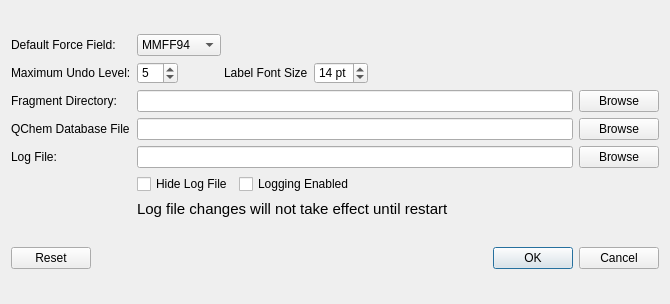
<?xml version="1.0" encoding="UTF-8"?>
<ui version="4.0">
 <class>PreferencesBrowser</class>
 <widget class="QDialog" name="PreferencesBrowser">
  <property name="geometry">
   <rect>
    <x>0</x>
    <y>0</y>
    <width>670</width>
    <height>304</height>
   </rect>
  </property>
  <property name="windowTitle">
   <string>IQmol Preferences</string>
  </property>
  <property name="styleSheet">
   <string notr="true">QToolButton {
   color: #333;
   background-color: QLinearGradient( x1: 0, y1: 0, x2: 0, y2: 1, 
          stop: 0 #fff,
          stop: 0.5 #eee, 
          stop: 1 #999);
   border-width: 2px;
   border-color: #333;
   border-style: solid;
   border-radius: 5;
   padding: 0px;
   font-size: 24px;
   min-width: 34px;
   max-width: 34px;
   min-height: 34px;
   max-height: 34px;
}

QToolButton:disabled {
  background-color: QLinearGradient( x1: 0, y1: 0, x2: 0, y2: 1, 
          stop: 0 #fff,
          stop: 0.5 #eee, 
          stop: 1 #bbb);
   border-color: #aaa;
   color: #aaa;
}

QToolButton:pressed {
   border-color: #222;
}


QToolButton:checked {
   border-color: #b00;
}

 QToolTip {
    border: 2px solid darkkhaki;
    padding: 2px;
    border-radius: 3px;
    opacity: 500;
    font-size: 12px;
    color: #000;
    background-color: #EEE;
}</string>
  </property>
  <layout class="QVBoxLayout" name="verticalLayout">
   <item>
    <layout class="QGridLayout" name="gridLayout_2">
     <item row="4" column="0">
      <widget class="QLabel" name="label_6">
       <property name="text">
        <string>Log File:</string>
       </property>
      </widget>
     </item>
     <item row="2" column="0">
      <widget class="QLabel" name="label_2">
       <property name="text">
        <string>Fragment Directory:</string>
       </property>
      </widget>
     </item>
     <item row="1" column="0">
      <widget class="QLabel" name="label_4">
       <property name="text">
        <string>Maximum Undo Level:</string>
       </property>
      </widget>
     </item>
     <item row="0" column="0">
      <widget class="QLabel" name="label">
       <property name="text">
        <string>Default Force Field:</string>
       </property>
      </widget>
     </item>
     <item row="0" column="1">
      <layout class="QHBoxLayout" name="horizontalLayout_2">
       <item>
        <widget class="QComboBox" name="forceFieldCombo">
         <item>
          <property name="text">
           <string>MMFF94</string>
          </property>
         </item>
         <item>
          <property name="text">
           <string>MMFF94s</string>
          </property>
         </item>
         <item>
          <property name="text">
           <string>UFF</string>
          </property>
         </item>
         <item>
          <property name="text">
           <string>Ghemical</string>
          </property>
         </item>
         <item>
          <property name="text">
           <string>Gaff</string>
          </property>
         </item>
        </widget>
       </item>
       <item>
        <spacer name="horizontalSpacer_3">
         <property name="orientation">
          <enum>Qt::Horizontal</enum>
         </property>
         <property name="sizeHint" stdset="0">
          <size>
           <width>40</width>
           <height>20</height>
          </size>
         </property>
        </spacer>
       </item>
      </layout>
     </item>
     <item row="1" column="1">
      <layout class="QHBoxLayout" name="horizontalLayout">
       <item>
        <widget class="QSpinBox" name="undoLimit">
         <property name="value">
          <number>5</number>
         </property>
        </widget>
       </item>
       <item>
        <spacer name="horizontalSpacer_2">
         <property name="orientation">
          <enum>Qt::Horizontal</enum>
         </property>
         <property name="sizeType">
          <enum>QSizePolicy::Fixed</enum>
         </property>
         <property name="sizeHint" stdset="0">
          <size>
           <width>40</width>
           <height>20</height>
          </size>
         </property>
        </spacer>
       </item>
       <item>
        <widget class="QLabel" name="label_5">
         <property name="text">
          <string>Label Font Size</string>
         </property>
        </widget>
       </item>
       <item>
        <widget class="QSpinBox" name="labelFontSize">
         <property name="suffix">
          <string> pt</string>
         </property>
         <property name="minimum">
          <number>6</number>
         </property>
         <property name="maximum">
          <number>36</number>
         </property>
         <property name="value">
          <number>14</number>
         </property>
        </widget>
       </item>
       <item>
        <spacer name="horizontalSpacer">
         <property name="orientation">
          <enum>Qt::Horizontal</enum>
         </property>
         <property name="sizeHint" stdset="0">
          <size>
           <width>40</width>
           <height>20</height>
          </size>
         </property>
        </spacer>
       </item>
      </layout>
     </item>
     <item row="2" column="1">
      <widget class="QLineEdit" name="fragmentDirectoryLineEdit"/>
     </item>
     <item row="4" column="1">
      <widget class="QLineEdit" name="logFileLineEdit">
       <property name="toolTip">
        <string>Changes to the log file location require IQmol to be restarted</string>
       </property>
      </widget>
     </item>
     <item row="4" column="2">
      <widget class="QPushButton" name="browseLogFileButton">
       <property name="text">
        <string>Browse</string>
       </property>
      </widget>
     </item>
     <item row="2" column="2">
      <widget class="QPushButton" name="browseFragmentDirectoryButton">
       <property name="text">
        <string>Browse</string>
       </property>
      </widget>
     </item>
     <item row="3" column="0">
      <widget class="QLabel" name="label_3">
       <property name="text">
        <string>QChem Database File</string>
       </property>
      </widget>
     </item>
     <item row="3" column="1">
      <widget class="QLineEdit" name="qchemDatabaseFileLineEdit"/>
     </item>
     <item row="3" column="2">
      <widget class="QPushButton" name="browseQChemDatabaseFileButton">
       <property name="text">
        <string>Browse</string>
       </property>
      </widget>
     </item>
     <item row="5" column="1">
      <layout class="QHBoxLayout" name="horizontalLayout_3">
       <item>
        <widget class="QCheckBox" name="logFileHiddenCheckBox">
         <property name="text">
          <string>Hide Log File</string>
         </property>
        </widget>
       </item>
       <item>
        <widget class="QCheckBox" name="loggingEnabledCheckBox">
         <property name="text">
          <string>Logging Enabled</string>
         </property>
        </widget>
       </item>
       <item>
        <spacer name="horizontalSpacer_4">
         <property name="orientation">
          <enum>Qt::Horizontal</enum>
         </property>
         <property name="sizeHint" stdset="0">
          <size>
           <width>40</width>
           <height>20</height>
          </size>
         </property>
        </spacer>
       </item>
      </layout>
     </item>
     <item row="6" column="1">
      <widget class="QLabel" name="label_7">
       <property name="sizePolicy">
        <sizepolicy hsizetype="Preferred" vsizetype="Maximum">
         <horstretch>0</horstretch>
         <verstretch>0</verstretch>
        </sizepolicy>
       </property>
       <property name="font">
        <font>
         <pointsize>11</pointsize>
        </font>
       </property>
       <property name="text">
        <string>Log file changes will not take effect until restart</string>
       </property>
      </widget>
     </item>
    </layout>
   </item>
   <item>
    <layout class="QHBoxLayout" name="horizontalLayout_4">
     <item>
      <widget class="QPushButton" name="resetButton">
       <property name="text">
        <string>Reset</string>
       </property>
      </widget>
     </item>
     <item>
      <spacer name="horizontalSpacer_5">
       <property name="orientation">
        <enum>Qt::Horizontal</enum>
       </property>
       <property name="sizeHint" stdset="0">
        <size>
         <width>40</width>
         <height>20</height>
        </size>
       </property>
      </spacer>
     </item>
     <item>
      <widget class="QDialogButtonBox" name="buttonBox">
       <property name="standardButtons">
        <set>QDialogButtonBox::Cancel|QDialogButtonBox::Ok</set>
       </property>
      </widget>
     </item>
    </layout>
   </item>
  </layout>
 </widget>
 <resources/>
 <connections>
  <connection>
   <sender>buttonBox</sender>
   <signal>rejected()</signal>
   <receiver>PreferencesBrowser</receiver>
   <slot>close()</slot>
   <hints>
    <hint type="sourcelabel">
     <x>287</x>
     <y>298</y>
    </hint>
    <hint type="destinationlabel">
     <x>287</x>
     <y>159</y>
    </hint>
   </hints>
  </connection>
 </connections>
</ui>
